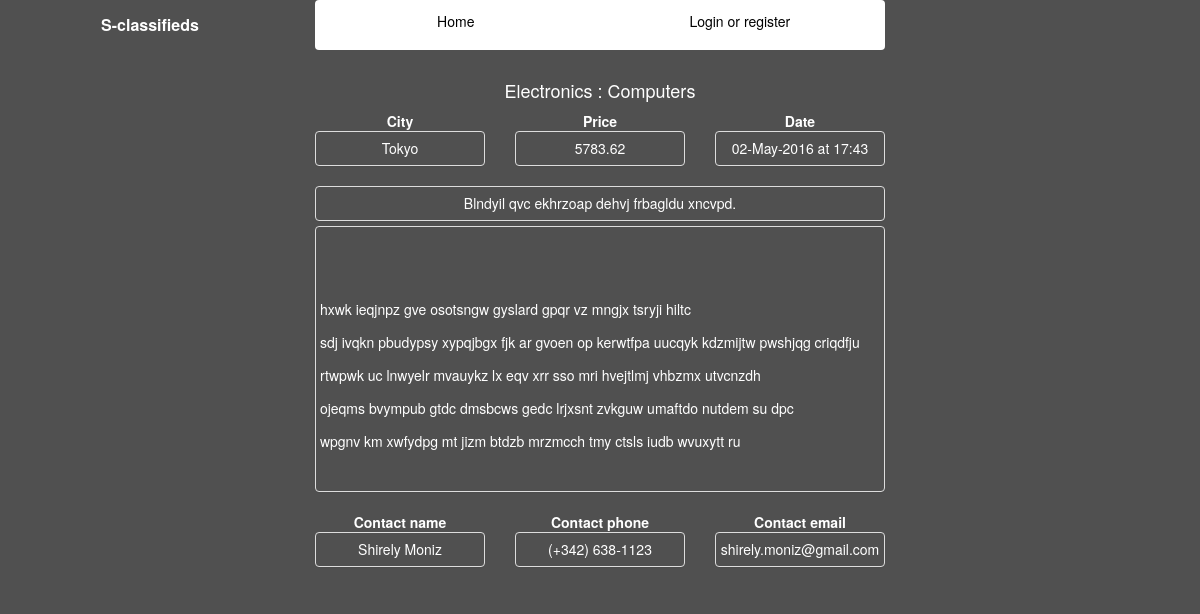
The page /ads/2/current_ad on the database its author committed.
### create_database.py (models this page shows)
class Category(Base):
    __tablename__ = 'category'
    id = Column(Integer, primary_key=True)
    name = Column(String(250), nullable=False)
    sub_categories = relationship("SubCategory", back_populates="category")

class SubCategory(Base):
    __tablename__ = 'sub_category'
    id = Column(Integer, primary_key=True)
    name = Column(String(250), nullable=False)
    category_id = Column(Integer, ForeignKey('category.id'))
    category = relationship("Category", back_populates="sub_categories")
    ads = relationship("Ad", back_populates ="sub_category") # this should be list of ads in current sub-category

class City(Base):
    __tablename__ = 'city'
    id = Column(Integer, primary_key=True)
    name = Column(String(250), nullable=False)
    ads = relationship("Ad", back_populates="city")

class Ad(Base):
    __tablename__ = 'ad'
    id = Column(Integer, primary_key=True)
    sub_category_id = Column(Integer, ForeignKey('sub_category.id'))
    sub_category = relationship("SubCategory", back_populates="ads") # this should add .sub_category attribute to all ads
    city_id = Column(Integer, ForeignKey('city.id'))
    city = relationship("City", back_populates="ads")
    time_created = Column(DateTime(timezone=True), server_default=func.now())
    time_updated = Column(DateTime(timezone=True), onupdate=func.now())
    user_id = Column(Integer, ForeignKey('user.id'))
    user = relationship("User", back_populates="ads")
    contact_name = Column(String(250), nullable=False)
    primary_contact = Column(String(250), nullable=False) # shoudl be an anumeration - phone numebr or e-mail being available
    contact_email = Column(String(250))
    contact_phone = Column(String(250))
    text = Column(Text())
    price_cents = Column(Integer())
    currency = Column(String(10))
    title = Column(String(250))

### main.py (the view)
@app.route("/ads/<int:ad_id>/current_ad")
def ad_page(ad_id):
    selected_ad = database.ad_to_dict(database.get_ad_by_id(ad_id))
    return render_template("ad.html", ad=selected_ad, page_info=get_page_info())

### database.py (called while the page is built)
def get_ad_by_id(ad_id):
    return session.query(create_database.Ad).filter(create_database.Ad.id == ad_id).first()

### lib.py (called while the page is built)
def debug_print(item_to_print, printing_on=options.DEBUG_PRINT_ON):
    if printing_on:
        print item_to_print

### main.py (called while the page is built)
def get_page_info():
    page_info = dict()
    page_info["user_logged_in"] = False
    page_info["left_text"] = "S-classifieds"
    page_info["right_text"] = ""
    lib.debug_print("get_page_info")
    lib.debug_print(flask_login.current_user.get_id())
    if flask_login.current_user.get_id():
        if flask_login.current_user.is_authenticated():
            page_info["user_logged_in"] = True
            page_info["right_text"] = "Logged in as " + flask_login.current_user.email
    return page_info

### templates/ad.html (shortened to what this page needs)
<!doctype html>
<html>
<head>
    <link rel="stylesheet" type="text/css" href="{{ url_for('static', filename='css/bootstrap.min.css') }}">
    <link rel="stylesheet" type="text/css" href="{{ url_for('static', filename='css/style.css') }}">
</head>
<body>
    <div class="container-fluid">
            {% include 'nav_bar_row.html' %}
            {% include 'ad_row.html' %}
    </div>
</body>
</html>

### templates/ad_row.html
        <div class="row white-text">
            <div class="col-md-3"></div>
            <div class="col-md-6">
                <div class="row">
                    <div class="col-md-12">
                        <h4 class="text-center">
                           {{ ad["category"] }} :  {{ ad["sub_category"] }}
                        </h4>
                    </div>
                </div>
                <div class="row">
                    <div class="col-md-4">
                        <div class="title-info1">City</div>
                        <div class="panel panel-default panel-text1">
                            {{ ad["city"] }}
                        </div>
                    </div>
                    <div class="col-md-4">
                        <div class="title-info1">Price</div>
                        <div class="panel panel-default panel-text1">
                            {{ ad["price"] }}
                        </div>
                    </div>
                    <div class="col-md-4">
                        <div class="title-info1">Date</div>
                        <div class="panel panel-default panel-text1">
                            {{ ad["formatted_date"] }}
                        </div>
                    </div>
                </div>
                <div class="row">
                    <div class="col-md-12">
                        <div class="panel-group">
                            <div class="panel panel-default panel-text1">
                                {{ ad["ad_title"] }}
                            </div>
                            <div class="panel panel-default panel-text1 ad-text">
                                {{ ad["text"] }}
                            </div>
                        </div>
                    </div>
                </div>
                <div class="row">
                    <div class="col-md-4">
                        <div class="title-info1">Contact name</div>
                        <div class="panel panel-default panel-text1">
                            {{ ad["contact_name"] }}
                        </div>
                    </div>
                    <div class="col-md-4">
                        <div class="title-info1">Contact phone</div>
                        <div class="panel panel-default panel-text1">
                            {{ ad["contact_phone"] }}
                        </div>
                    </div>
                    <div class="col-md-4">
                        <div class="title-info1">Contact email</div>
                        <div class="panel panel-default panel-text1">
                            {{ ad["contact_email"] }}
                        </div>
                    </div>
                </div>
            </div>
            <div class="col-md-3"></div>
        </div>

### static/css/style.css (style rules this page uses)
body { background-color: #505050; }
.text-center { text-align: center; }
.title-info1 { text-align: center; font-weight: bold; }
.panel-text1 { min-height: 33px; text-align: center; line-height: 33px; color: white; background-color: #505050;; }
.white-text { background-color: #505050; color: white; }
.ad-text { white-space: pre-wrap; text-align: left; }

### rows shown on the page
Category: category "Electronics"
SubCategory: sub_category "Computers"
City: city "Tokyo"
Ad: ad_title "Blndyil qvc ekhrzoap dehvj frbagldu xncvpd.", text "hxwk ieqjnpz gve osotsngw gyslard gpqr vz mngjx tsryji hiltc sdj ivqkn pbudypsy xypqjbgx fjk ar gvoen op kerwtfpa uucqyk kdzmijtw pwshjqg criqdfju rtwpwk uc lnwyelr mvauykz lx eqv xrr sso mri hvejtlmj vhbzmx utvcnzdh ojeqms bvympub gtdc dmsbcws gedc lrjxsnt zvkguw umaftdo nutdem su dpc wpgnv km xwfydpg mt jizm btdzb mrzmcch tmy ctsls iudb wvuxytt ru", contact_name "Shirely Moniz", contact_phone "(+342) 638-1123", contact_email "shirely.moniz@gmail.com"

### other values the page prints
{{ page_info["left_text"]|safe }} "S-classifieds"
{{ ad["price"] }} "5783.62"
{{ ad["formatted_date"] }} "02-May-2016 at 17:43"
